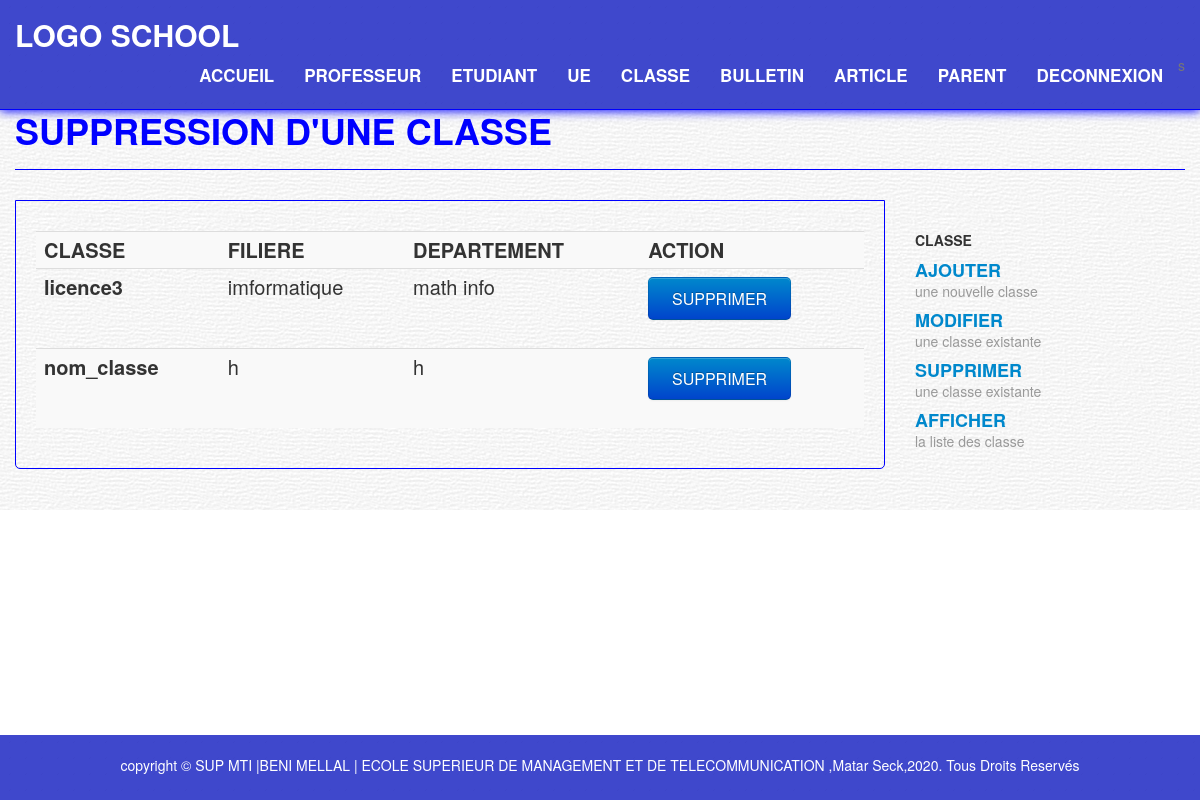
Screenshot of /pages/utilisateur/classe/sclasse.php with the database file from the repository.
### tables this page shows
CREATE TABLE `classe` (
  `nom_classe` varchar(50) NOT NULL,
  `nom_filiere` varchar(50) NOT NULL,
  `nom_dep` varchar(50) NOT NULL
);

### pages/utilisateur/classe/sclasse.php (the view, shortened to what this page needs)
<?php require_once('../../connexion.php'); ?>
<!DOCTYPE html PUBLIC "-//W3C//DTD XHTML 1.0 Strict//EN"
	"http://www.w3.org/TR/xhtml1/DTD/xhtml1-strict.dtd">
<html xmlns="http://www.w3.org/1999/xhtml">
<?php include "entete.php";?>
 <div class="content">
      <div class="container">
        <div class="page-header">
          <h1>SUPPRESSION D'UNE CLASSE</h1>
        </div>
        <div class="row">
          <div class="span9">
            <div class="widget-body">
              <div class="rigth-align">
						<p>
<?php $req=$bd->query("select * from classe order by nom_classe");
?>
<table  class="table table-striped">
  <tr>
    <th scope="col">CLASSE</th>
    <th scope="col">FILIERE</th>
    <th scope="col">DEPARTEMENT</th>
    <th scope="col">ACTION</th>
  </tr>
<?php
while($ligne= $req->fetch()) {
echo "<tr><th scope='row'>".$ligne['nom_classe']."</th><td>".$ligne['nom_filiere']."</td><td>".$ligne['nom_dep']."</td><td><form action='tsclasse.php' method='post'><input type='hidden' name='nom_classe' value='".$ligne['nom_classe']."' /><input type='submit' value='  SUPPRIMER  ' class='btn btn-primary btn-large'/>
</form></td></tr>";
}
?>
</table>
</p>
          </div></div></div>
          <div class="span3 pull-right sidebar">
<?php include "menudroite.php";?>
          </div>
        </div>
      </div>
    </div>
	</body>
</html>

### css/boot-business.css (style rules this page uses)
.content { padding: 30px 0; background: url('../img/content.png'); }
.page-header { margin: 0 0 30px; border-bottom: 1px solid blue; }
.widget-body { font-size: 20px; padding: 20px 20px 20px 20px; border: 1px solid blue; -webkit-border-radius: 0 0 5px 5px; -moz-border-radius: 0 0 5px 5px; border-radius: 0 0 5px 5px; }
.sidebar { padding: 20px 0; }
@media (min-width: 1200px) { body { padding-top: 70px; } }

### rows the page displays
classe: nom_classe "licence3", nom_filiere "imformatique", nom_dep "math info"
classe: nom_classe "nom_classe", nom_filiere "h", nom_dep "h"
